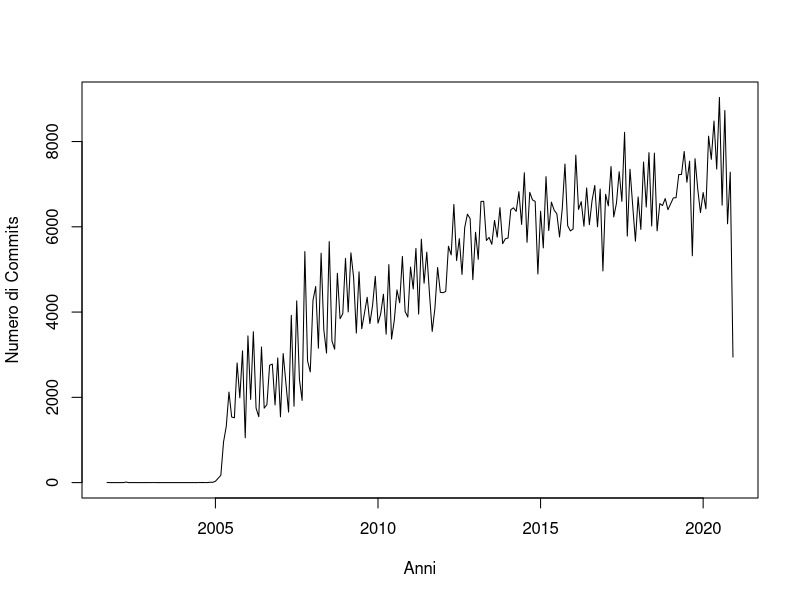
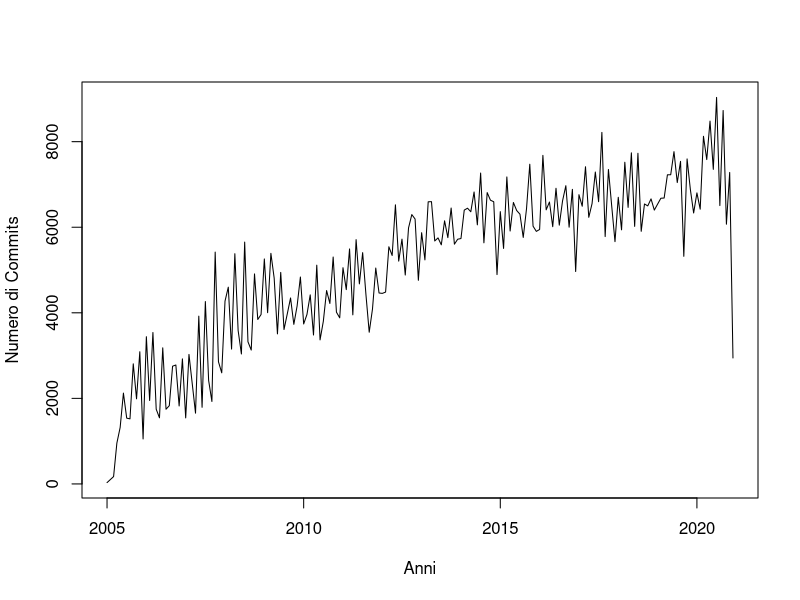
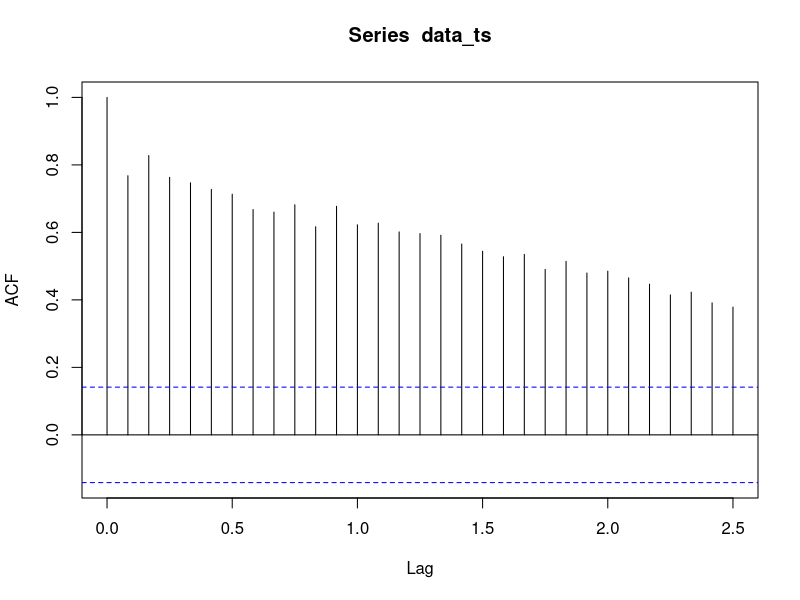
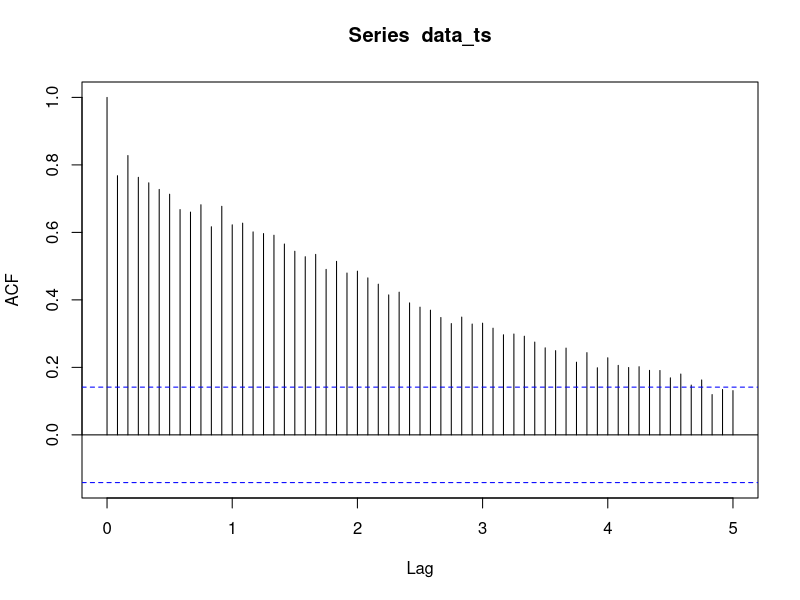
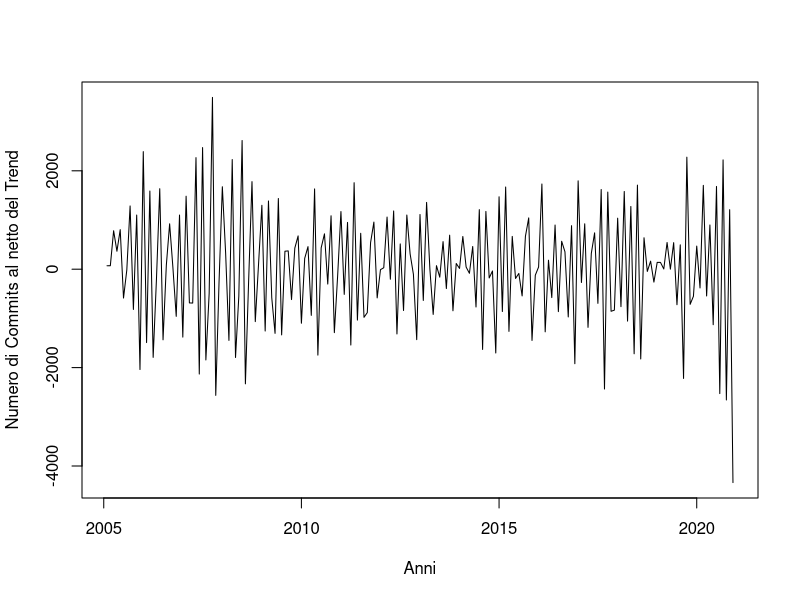
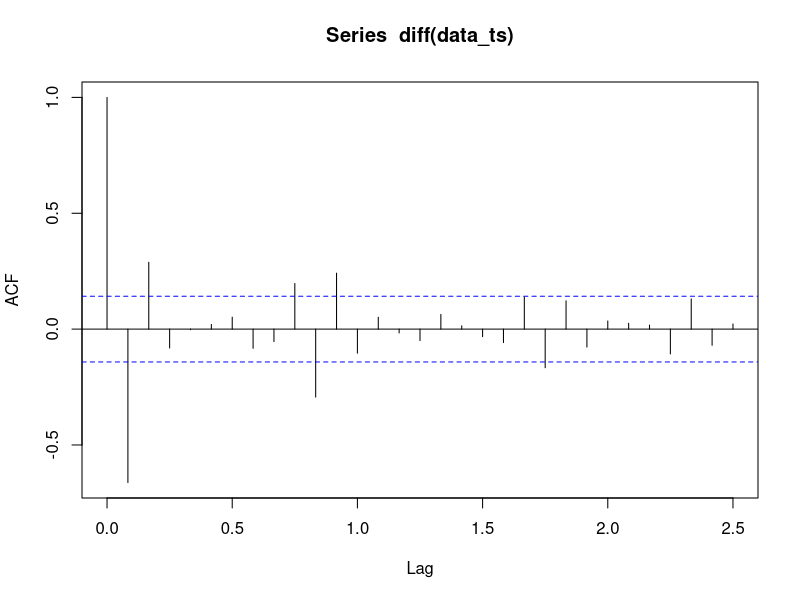
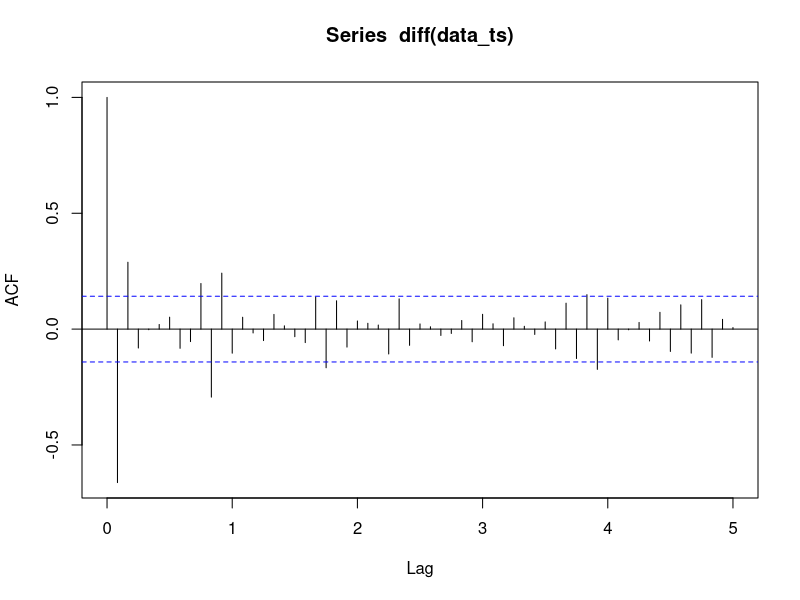
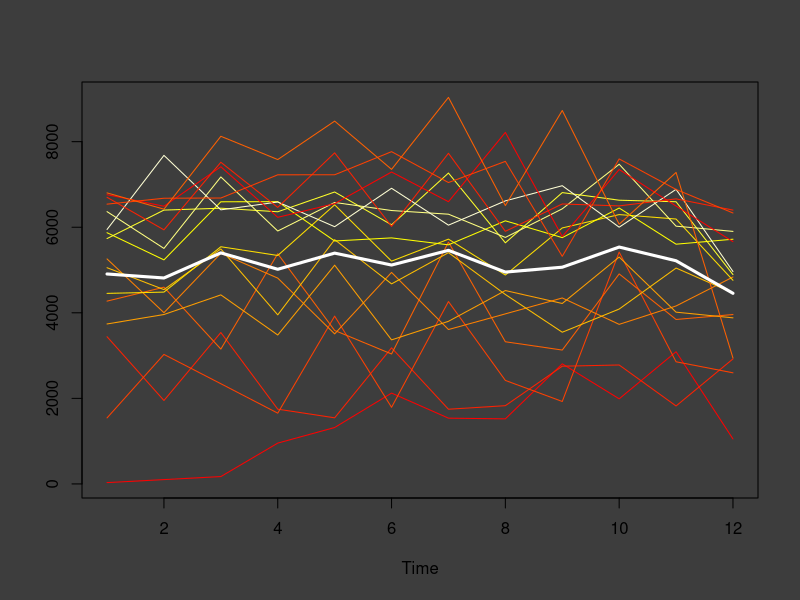

The R source for these figures, in order:
# pulizia RStudio
cat("\014")
rm(list = ls())

# importazione librerie da utilizzare

# caricamento dei dati dal file csv
data = read.csv('tabella.csv', header = TRUE, sep = ",", stringsAsFactors = F)

# esplorazione preliminare della struttura dei dati
str(data)

# mi assicuro che i dati sia consistenti con quanto visto su github.com
# https://github.com/torvalds/linux: 981,442 commits
sum(data$commits)

# convertiamo in serie storica
data_ts <- ts(data$commits, frequency = 12, start = c(2001, 9), end = c(2020, 12))

# visualizzazione grafica della serie storica
ts.plot(data_ts, xlab="Anni", ylab="Numero di Commits")

# facciamo partire la serie storica dal gennaio 2005
data <- data[41:232,]
data_ts <- ts(data$commits, frequency = 12, start = c(2005, 1), end = c(2020, 12))

# visualizzazione grafica della nuova serie storica
ts.plot(data_ts, xlab="Anni", ylab="Numero di Commits")

# parametri della serie storica
start(data_ts)
end(data_ts)
frequency(data_ts)

# funzione di autocorrelazione: abbiamo stagionalita' annuale
acf(data_ts, 30)
acf(data_ts, 60)

# indaghiamo sulla presenza di stagionalita'
plot(diff(data_ts), xlab="Anni", ylab="Numero di Commits al netto del Trend")
acf(diff(data_ts), 30)
acf(diff(data_ts), 60)

# non emerge presenza di stagionalita'

# proviamo a confrontare i grafici dei periodi
m_data = matrix(data[, 2], 12, 16, byrow = F)
par(bg = "gray24")
ts.plot(m_data, col = heat.colors(12))
lines(rowMeans(m_data), lwd = 3, col = "white")
ts.plot(scale(m_data, scale = F), col = heat.colors(12), main="Numero di commits mensili dal 2005 al 2020 (andamento centrato a media nulla)")
lines(rowMeans(scale(m_data, scale = F)), lwd = 3, col = "blue")
legend("bottomleft",
       inset = 0.02,
       c("Andamento medio"),
       col = c("blue"),
       pch = c(19),
       bg = "gray",
       cex = 0.8)
par(bg = "white")

# visualizziamo le bande di confidenza empiriche, a una deviazione standard
sd = vector("numeric", 12)
for (i in 1:12) {
  sd[i] = sd(m_data[i, ])
}
m = rowMeans(m_data)
plot(m, pch = 20, type = "b", ylim = range(c(m - 2 * sd, m + 2 * sd)), xlab="Mese",
     main="Bande di confidenza empiriche per il numero mensile di commits")
arrows(1:12, m - sd, 1:12, m + sd, length = 0.02, angle = 90, code = 3, col = "green3")
points(m + sd, type = "b", pch = 20, col = "gray")
points(m - sd, type = "b", pch = 20, col = "gray")

# non c'e' ragione di decomporre la serie: togliamoci ogni dubbio
data_ts.da = decompose(data_ts, type = "additive")
plot(data_ts.da)

# confrontiamo le scale tra la componente stagionale e quella di rumore
plot(data_ts.da$random, col = "blue")
lines(data_ts.da$seasonal, col = "red")
legend("topright",
       inset = 0.02,
       c("Componente di Errore",
         "Componente Stagionale"),
       col = c("blue", "red"),
       pch = c(19,19),
       bg = "gray",
       cex = 0.8)

# analisi dei residui decomposizione additiva
layout(t(1:3))
data_ts.da.r = as.vector(window(data_ts.da$random, c(2005, 7), c(2020, 6)))
plot(data_ts.da.r, pch = 20, main="Residui Decomposizione Additiva")
#acf(data_ts.da.r)

# controllo residui gaussiani
hist(data_ts.da.r, 41, freq = F, main="Istogramma Residui Decomposizione Additiva")
lines(density(data_ts.da.r), col = "blue")
lines(sort(data_ts.da.r), dnorm(sort(data_ts.da.r), mean(data_ts.da.r), sd(data_ts.da.r)), col = "red")
legend("topright",
       inset = 0.02,
       c("Densità Empirica",
         "Densità Gaussiana"),
       col = c("blue", "red"),
       pch = c(19, 19),
       bg = "gray",
       cex = 0.8)
qqnorm(data_ts.da.r, main="Q-Q Plot Residui Decomposizione Additiva")
qqline(data_ts.da.r, col="red", lwd=2)
layout(1)

# decomposizione moltiplicativa
acf(log(data_ts), 30)
acf(diff(log(data_ts)), 60)
data_ts.dm = decompose(data_ts, type = "multiplicative")
plot(data_ts.dm)

# analisi dei residui decomposizione moltiplicativa
layout(t(1:3))
data_ts.dm.r = as.vector(window(data_ts.dm$random, c(2005, 7), c(2020, 6)))
plot(log(data_ts.dm.r), pch = 20, main="Residui Decomposizione Moltiplicativa")
#acf(data_ts.dm.r)

# controllo residui gaussiani
data_ts.dm.rl = log(data_ts.dm.r)
hist(data_ts.dm.rl, 41, freq = F, main="Istogramma Residui Decomposizione Moltiplicativa")
lines(density(data_ts.dm.rl), col = "blue")
lines(sort(data_ts.dm.rl), dnorm(sort(data_ts.dm.rl), mean(data_ts.dm.rl), sd(data_ts.dm.rl)), col = "red")
legend("topright",
       inset = 0.02,
       c("Densità Empirica",
         "Densità Gaussiana"),
       col = c("blue", "red"),
       pch = c(19, 19),
       bg = "gray",
       cex = 0.8)
qqnorm(data_ts.dm.rl, main="Q-Q Plot Residui Decomposizione Moltiplicativa")
qqline(data_ts.dm.rl, col="red", lwd=2)
layout(1)

# stagionalita' multipla con seasonal window ridotta
data_ts.stl = stl(data_ts, s.window = 3)
plot(data_ts.stl, main = "Decomposizione con Stagionalità non uniforme")

# modello a smorzamento esponenziale
data_ts.se = HoltWinters(data_ts, beta = F, gamma = F)
data_ts.se
plot(data_ts.se)

# modello a smorzamento esponenziale con Trend
data_ts.set = HoltWinters(data_ts, gamma = F)
data_ts.set
plot(data_ts.set, main="Holt-Winters filtering with Trend")

# modello a smorzamento esponenziale con Trend e Stagionalita'
data_ts.sets = HoltWinters(data_ts)
data_ts.sets
plot(data_ts.sets, main="Holt-Winters filtering with Trend and Seasonality")

# comparazione grafica SE, SET e SETS
m = 24
l = length(data_ts)

pred.se = rep(0, m)
pred.set = rep(0, m)
pred.sets = rep(0, m)

res.se = rep(0, m)
res.set = rep(0, m)
res.sets = rep(0, m)

j = 1
for (i in (l - m):(l - 1)) {
  data_ts = ts(data[1:i, 2], frequency = 12, start = 2005)
  data_ts.se = HoltWinters(data_ts, beta = F, gamma = F)
  data_ts.set = HoltWinters(data_ts, gamma = F)
  data_ts.sets = HoltWinters(data_ts)
  
  pred.se[j] = predict(data_ts.se, n.ahead = 1, se.fit = F)
  pred.set[j] = predict(data_ts.set, n.ahead = 1, se.fit = F)
  pred.sets[j] = predict(data_ts.sets, n.ahead = 1, se.fit = F)
  
  res.se[j] = data[i + 1, 2] - predict(data_ts.se, n.ahead = 1, se.fit = F)
  res.set[j] = data[i + 1, 2] - predict(data_ts.set, n.ahead = 1, se.fit = F)
  res.sets[j] = data[i + 1, 2] - predict(data_ts.sets, n.ahead = 1, se.fit = F)
  
  j = j + 1
}

plot(data[(l - m + 1):l, 2], type = "b", col = "black", pch = 20,
     main="Predizione modelli Holt-Winters",
     ylab = "Numero di Commits", xlab = "Mesi", xaxt="n")
axis(1, at = seq(1, 24, by = 1), las=2)
points(pred.se, type = "b", col = "blue", pch = 20)
points(pred.set, type = "b", col = "green3", pch = 20)
points(pred.sets, type = "b", col = "red", pch = 20)
legend("bottomleft",
       inset = 0.02,
       c("Valore Effettivo",
         "Previsione SE",
         "Previsione SET",
         "Previsione SETS"),
       col = c("black", "blue", "green3", "red"),
       pch = c(19, 19, 19, 19),
       bg = "gray",
       cex = 0.8)

plot(res.se, type = "b", col = "blue", pch = 20,
     main="Errore modelli Holt-Winters",
     ylab = "Errore", xlab = "Mesi", xaxt="n")
axis(1, at = seq(1, 24, by = 1), las=2)
points(res.set, type = "b", col = "green3", pch = 20)
points(res.sets, type = "b", col = "red", pch = 20)
legend("bottomleft",
       inset = 0.02,
       c("Errore SE [RMS = 1270.249, SD = 1296.827]",
         "Errore SET [RMS = 1277.189, SD = 1301.629]",
         "Errore SETS [RMS = 1141.315, SD = 1165.146]"),
       col = c("blue", "green3", "red"),
       pch = c(19, 19, 19),
       bg = "gray",
       cex = 0.8)

# comparazione numerica SE, SET e SETS
sqrt(mean(res.se^2))
sd(res.se)
sqrt(mean(res.set^2))
sd(res.set)
sqrt(mean(res.sets^2))
sd(res.sets)

# controllo residui gaussiani modello a smorzamento esponenziale con Trend
layout(t(1:3))
data_ts.set.r = as.vector(residuals(data_ts.set))
plot(data_ts.set.r, pch = 20, main="Residui Modello a Smorzamento Esponenziale con Trend")
hist(data_ts.set.r, 40, freq = F, main="Istogramma Residui Modello a Smorzamento Esponenziale con Trend")
lines(density(data_ts.set.r), col = "blue")
lines(sort(data_ts.set.r), dnorm(sort(data_ts.set.r), mean(data_ts.set.r), sd(data_ts.set.r)), col = "red")
legend("topright",
       inset = 0.02,
       c("Densità Empirica",
         "Densità Gaussiana"),
       col = c("blue", "red"),
       pch = c(19, 19),
       bg = "gray",
       cex = 0.8)
qqnorm(data_ts.set.r, main="Q-Q Plot Residui Modello a Smorzamento Esponenziale con Trend")
qqline(data_ts.set.r, col="red", lwd=2)
shapiro.test(data_ts.set.r)
layout(1)

# visualizziamo le incertezze al 90%
plot(data_ts.set, predict(data_ts.set, 12))
lines(predict(data_ts.set, 12) + qnorm(0.05, mean(data_ts.set.r), sd(data_ts.set.r)), col = "blue")
lines(predict(data_ts.set, 12) + qnorm(0.95, mean(data_ts.set.r), sd(data_ts.set.r)), col = "blue")
lines(predict(data_ts.set, 12) + quantile(data_ts.set.r, 0.05), col = "green3")
lines(predict(data_ts.set, 12) + quantile(data_ts.set.r, 0.95), col = "green3")

# pulizia
data_ts <- ts(data$commits, frequency = 12, start = c(2005, 1), end = c(2020, 11))
data_ts.set = HoltWinters(data_ts, gamma = F)

# valutazione della natura autoregressiva
layout(t(1:2))
acf(data_ts, 80)
pacf(data_ts)
layout(1)

# Autoregressione con il metodo dei minimi quadrati
data_ts.ls = ar(data_ts, method = "ols")
o = data_ts.ls$order
a = data_ts.ls$ar
b = data_ts.ls$x.intercept
data_ts.ls.an = data_ts
for (i in (o + 1):length(data_ts)) {
  data_ts.ls.an[i] = sum(rev(a) * data_ts[(i - o):(i - 1)]) + mean(data_ts) * (1 - sum(a)) + b
}
ts.plot(data_ts, data_ts - data_ts.ls$resid, col = c("black", "red"),
        main="Modello di Autoregressione con il metodo dei minimi quadrati")

# analisi dei residui
layout(t(1:3))
data_ts.ls.r = as.double(na.omit(data_ts.ls$resid))
data_ts.ls.fitted = as.double(na.omit(data_ts - data_ts.ls$resid))
#plot(data_ts.ls.r, pch = 20)
plot(data_ts.ls.fitted, data_ts.ls.r, pch = 20,
     main="Residui Modello Autoregressione con il metodo dei minimi quadrati")
var(data_ts.ls.r)/var(data_ts.ls.r + data_ts.ls.fitted)
#acf(data_ts.ls.r)
#pacf(data_ts.ls.r)
hist(data_ts.ls.r, 20, freq = F,
     main="Istogramma Residui")
lines(density(data_ts.ls.r), col = "red")
lines(sort(data_ts.ls.r), dnorm(sort(data_ts.ls.r), mean(data_ts.ls.r), sd(data_ts.ls.r)), col = "blue")
qqnorm(data_ts.ls.r, pch = 20)
qqline(data_ts.ls.r, col="red")
shapiro.test(data_ts.ls.r)
layout(1)

# previsione con il modello autoregressivo
data_ts.ls.pt = predict(data_ts.ls, n.ahead = 12, se.fit = FALSE)
y.max = max(data_ts.ls.pt + quantile(data_ts.ls.r, 0.975))
y.min = min(data_ts.ls.pt + quantile(data_ts.ls.r, 0.025))
ts.plot(window(data_ts, 2020), window(data_ts - data_ts.ls$resid, 2020),
        data_ts.ls.pt, col = c("black", "blue", "red"), lwd = c(1, 1, 2),
        ylim = c(y.min, y.max))

# stima empirica dell'incertezza
lines(data_ts.ls.pt + quantile(data_ts.ls.r, 0.975), col = "green3")
lines(data_ts.ls.pt + quantile(data_ts.ls.r, 0.025), col = "green3")

# stima parametrica dell'incertezza
lines(data_ts.ls.pt + qnorm(0.975, mean(data_ts.ls.r), sd(data_ts.ls.r)), col = 'brown')
lines(data_ts.ls.pt + qnorm(0.025, mean(data_ts.ls.r), sd(data_ts.ls.r)), col = 'brown')

# confrontiamo analisi e previsioni con Holt-Winters

# analisi
ts.plot(data_ts, data_ts - data_ts.ls$resid, data_ts.set$fitted[, 1],
        col = c("black", "blue", "red"))

# previsioni
ts.plot(data_ts.ls.pt, pred.set[13:24], col = c("blue", "green3"))
lines(data_ts.ls.pt + quantile(data_ts.ls.r, 0.975), col = "lightblue")
lines(data_ts.ls.pt + quantile(data_ts.ls.r, 0.025), col = "lightblue")

# confrontiamo i due metodi con l’autovalutazione
train = window(data_ts, end = c(2019, 12))
test = window(data_ts, c(2020, 1))
data_ts.ls.p = predict(ar(train, method = "ols"), n.ahead = 11, se.fit = FALSE)
ts.plot(test, pred.set[13:23], data_ts.ls.p, col = c("black", "red", "blue"), type="b",
        main="Confronto Previsioni SET e AR")
sqrt(mean((pred.set[13:23] - test)^2))
sqrt(mean((data_ts.ls.p - test)^2))
legend("topleft",
       inset = 0.02,
       c("Valori reali",
         "Previsione modello SET",
         "Previsione modello AR"),
       col = c("black", "red", "blue"),
       pch = c(19, 19, 19),
       bg = "gray",
       cex = 0.8)
